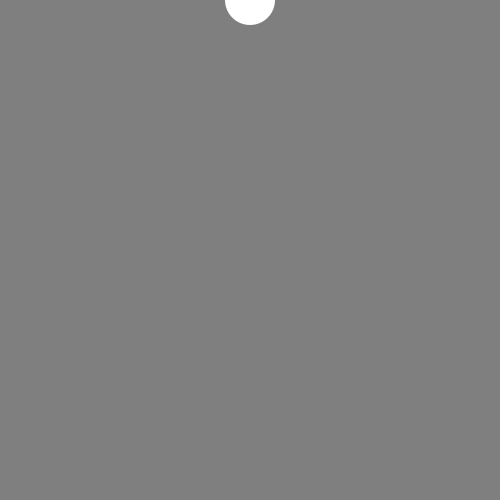
Frame 1 (no input)
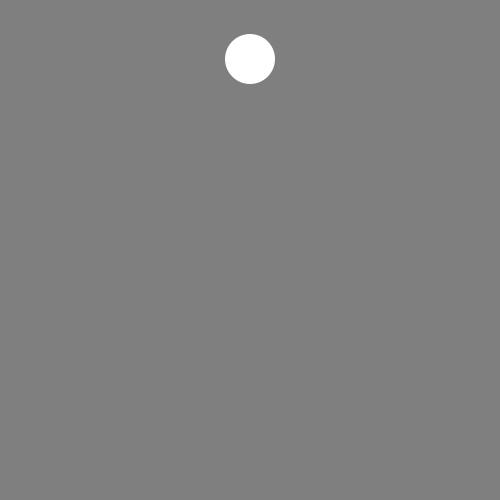
Frame 60 (the mouse pressed at the canvas centre just before this capture)
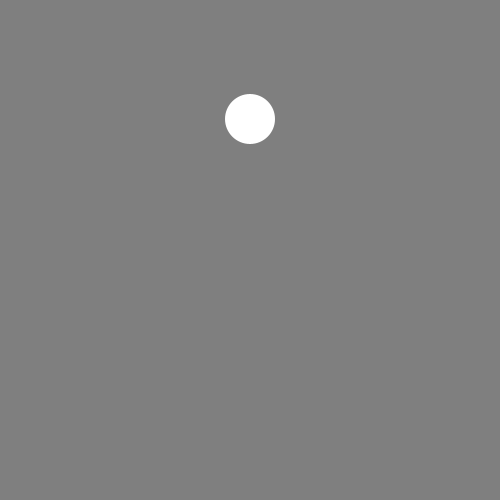
Frame 120 (the mouse held since frame 60 and released just before this capture)

The Processing sketch that drew these frames (run headless with seeded random() and noise(); from frame 60 on, the mouse is pressed at the canvas centre):

// Processing sketch: code09_04
// ── code09_04.pde
float y;
 void setup(){
   size(500, 500);
   y = 0;
}

void draw(){
  reset();
  fill(255);
  ellipse(250, y, 50, 50);
  //円の中心座標yを１ずつ増やす
  y++;
}

void reset(){
  fill(127);
  noStroke();
  rect(0, 0, width, height);
}
